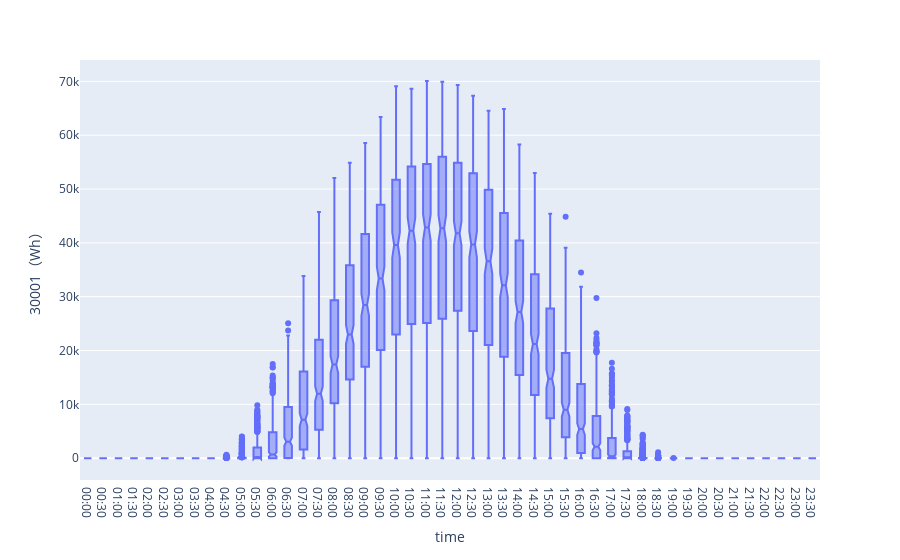

Source (notebook cell):
### Markdown cell above
# Data Analysis

### Code cell
# Box Plot (Visualize data range)
# Time x-axis
import plotly.express as px
fig = px.box(final_dataset, x = "time", y = "30001（Wh）", notched=True)
fig.show()

### Figure 1 — Plotly figure (JSON) as saved in the notebook; plotly's stock layout.template omitted (floating-point values rounded to 4 significant figures; data arrays with more than 128 entries replaced by an {"elided": "..."} marker saying what was removed)
{"data": [{"alignmentgroup": "True", "hovertemplate": "time=%{x}<br>30001（Wh）=%{y}<extra></extra>", "legendgroup": "", "marker": {"color": "#636efa"}, "name": "", "notched": true, "offsetgroup": "", "orientation": "v", "showlegend": false, "type": "box", "x": {"elided": "17568 str values"}, "x0": " ", "xaxis": "x", "y": {"elided": "17568 int values"}, "y0": " ", "yaxis": "y"}], "layout": {"boxmode": "group", "legend": {"tracegroupgap": 0}, "margin": {"t": 60}, "xaxis": {"anchor": "y", "domain": [0, 1], "title": {"text": "time"}}, "yaxis": {"anchor": "x", "domain": [0, 1], "title": {"text": "30001（Wh）"}}}}
